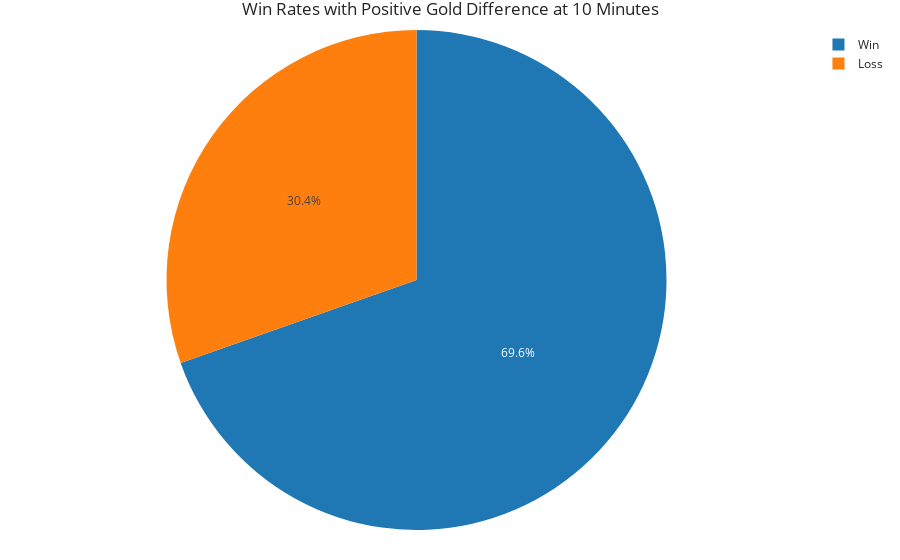

The notebook cell saved with this chart:
### Code cell
# Filter data for positive gold difference at 10 minutes
positive_gold_diff = team[team['golddiffat10'] > 0]

# Calculate win rates
win_rate_data = positive_gold_diff['result'].value_counts()

# Create a pie plot
fig = px.pie(
  values=win_rate_data.values,
  names=['Win', 'Loss'],
  title='Win Rates with Positive Gold Difference at 10 Minutes',
  labels={'value': 'Percentage', 'names': 'Result'}
)
fig.write_html('assets/win_rate_pie_chart.html')
fig.show()

### Figure 1 — Plotly figure (JSON) as saved in the notebook; plotly's stock layout.template omitted (floating-point values rounded to 4 significant figures)
{"data": [{"domain": {"x": [0, 1], "y": [0, 1]}, "hovertemplate": "Result=%{label}<br>value=%{value}<extra></extra>", "labels": ["Win", "Loss"], "legendgroup": "", "name": "", "showlegend": true, "type": "pie", "values": [7418, 3237]}], "layout": {"legend": {"tracegroupgap": 0}, "title": {"text": "Win Rates with Positive Gold Difference at 10 Minutes"}}}
